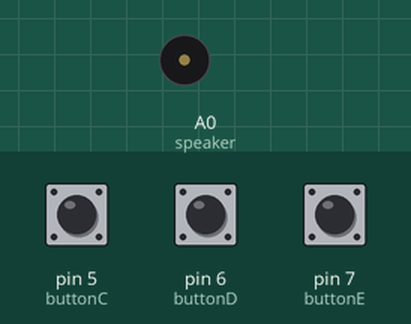
This sketch was run on a simulated Arduino Uno, built with avr-gcc and run on an emulated ATmega328P. Parts: buzzer (waves = sounding). The test bench sets the inputs (shaded band); at power-on: pin 5 (buttonC) LOW, pin 6 (buttonD) LOW, pin 7 (buttonE) LOW.

Above: at 1.2 s.
1.3 s: pin 5 (buttonC) pulled HIGH for 0.15 s
At 1.38 s:
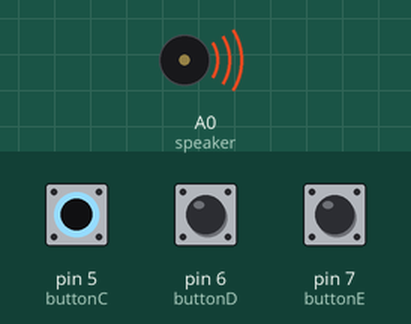
2.9 s: pin 5 (buttonC) pulled HIGH for 3.2 s
At 7.3 s:
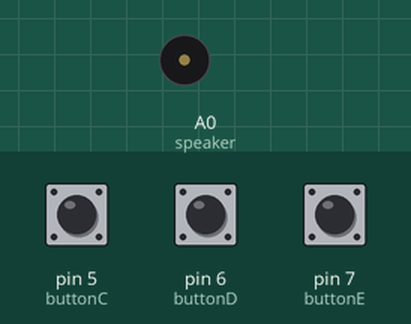
7.6 s: pin 6 (buttonD) pulled HIGH for 3.2 s
At 7.9 s:
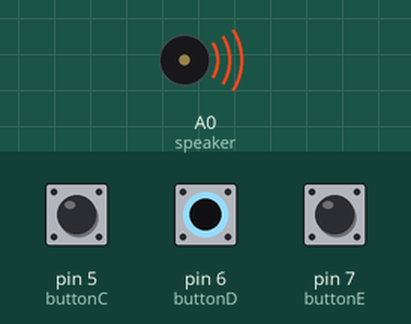
Timing chart, 0 to 12.3 s (numbered marks = the images above; inputs shaded):
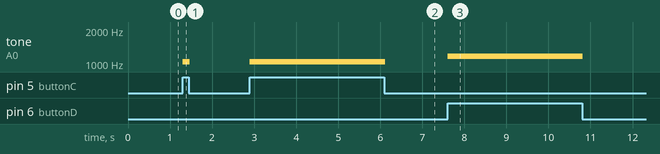

The sketch:

keyboard.ino
```cpp
/*
 * Info on Tone function and pitches library:
 * https://www.arduino.cc/en/Tutorial/ToneMelody?from=Tutorial.Tone
 */

#include "pitches.h"

int speaker = A0;
int buttonC = 5;
int buttonD = 6;
int buttonE = 7;

void setup() {
  pinMode(speaker, OUTPUT);    //Setup speaker
  pinMode(buttonC, INPUT);    //Setup buttonC
  pinMode(buttonD, INPUT);    //Setup buttonD
  pinMode(buttonE, INPUT);    //Setup buttonE
}

void loop() {
    int bc = digitalRead(buttonC);  //Reading at buttonC
    int bd = digitalRead(buttonD);  //Reading at buttonD
    int be = digitalRead(buttonE);  //Reading at buttonE

    //If buttonC is pressed:
    if (bc == 1) {
      tone(speaker, c, 20); //On the "speaker" pin, play "c" (see pitches.h), for "20" milliseconds
    }

    //If buttonD is pressed:
    else if (bd == 1) {
      tone(speaker, d, 20); //On the "speaker" pin, play "d" (see pitches.h), for "20" milliseconds
    }

    //If buttonE is pressed:
    else if (be == 1) {
      tone(speaker, e, 20); //On the "speaker" pin, play "e" (see pitches.h), for "20" milliseconds
    }
    else{} //If no button is pressed, do nothing
}
```

pitches.h
```cpp
#define NOTE_B0  31
#define NOTE_C1  33
#define NOTE_CS1 35
#define NOTE_D1  37
#define NOTE_DS1 39
#define NOTE_E1  41
#define NOTE_F1  44
#define NOTE_FS1 46
#define NOTE_G1  49
#define NOTE_GS1 52
#define NOTE_A1  55
#define NOTE_AS1 58
#define NOTE_B1  62
#define NOTE_C2  65
#define NOTE_CS2 69
#define NOTE_D2  73
#define NOTE_DS2 78
#define NOTE_E2  82
#define NOTE_F2  87
#define NOTE_FS2 93
#define NOTE_G2  98
#define NOTE_GS2 104
#define NOTE_A2  110
#define NOTE_AS2 117
#define NOTE_B2  123
#define NOTE_C3  131
#define NOTE_CS3 139
#define NOTE_D3  147
#define NOTE_DS3 156
#define NOTE_E3  165
#define NOTE_F3  175
#define NOTE_FS3 185
#define NOTE_G3  196
#define NOTE_GS3 208
#define NOTE_A3  220
#define NOTE_AS3 233
#define NOTE_B3  247
#define NOTE_C4  262
#define NOTE_CS4 277
#define NOTE_D4  294
#define NOTE_DS4 311
#define NOTE_E4  330
#define NOTE_F4  349
#define NOTE_FS4 370
#define NOTE_G4  392
#define NOTE_GS4 415
#define NOTE_A4  440
#define NOTE_AS4 466
#define NOTE_B4  494
#define NOTE_C5  523
#define NOTE_CS5 554
#define NOTE_D5  587
#define NOTE_DS5 622
#define NOTE_E5  659
#define NOTE_F5  698
#define NOTE_FS5 740
#define NOTE_G5  784
#define NOTE_GS5 831
#define NOTE_A5  880
#define NOTE_AS5 932
#define NOTE_B5  988
#define c        1047    //NOTE_C6
#define NOTE_CS6 1109
#define d        1175    //NOTE_D6
#define NOTE_DS6 1245
#define e        1319    //NOTE_E6
#define NOTE_F6  1397
#define NOTE_FS6 1480
#define NOTE_G6  1568
#define NOTE_GS6 1661
#define NOTE_A6  1760
#define NOTE_AS6 1865
#define NOTE_B6  1976
#define NOTE_C7  2093
#define NOTE_CS7 2217
#define NOTE_D7  2349
#define NOTE_DS7 2489
#define NOTE_E7  2637
#define NOTE_F7  2794
#define NOTE_FS7 2960
#define NOTE_G7  3136
#define NOTE_GS7 3322
#define NOTE_A7  3520
#define NOTE_AS7 3729
#define NOTE_B7  3951
#define NOTE_C8  4186
#define NOTE_CS8 4435
#define NOTE_D8  4699
#define NOTE_DS8 4978
```

Measured:
- after the input at 1.3 s, tone on A0 (speaker): silent → 1047 Hz at once, → silent 0.17 s later
- after the input at 2.9 s, tone on A0 (speaker): silent → 1047 Hz at once, → silent 3.2 s later
- after the input at 7.6 s, tone on A0 (speaker): silent → 1175 Hz at once, → silent 3.2 s later
